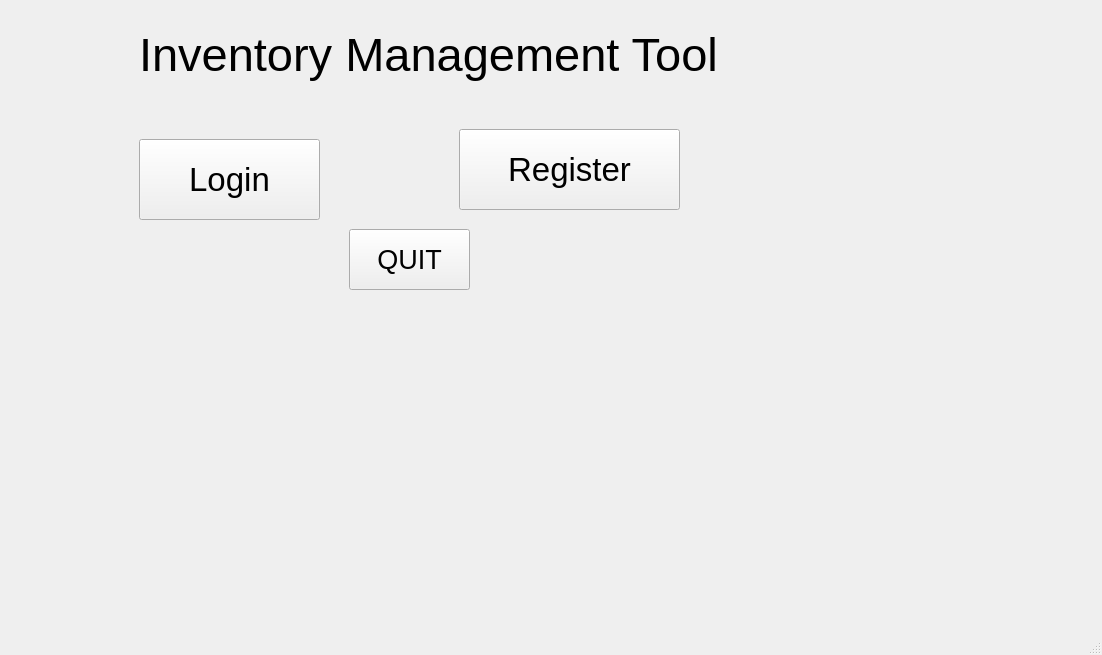
<?xml version="1.0" encoding="UTF-8"?>
<ui version="4.0">
 <class>MainWindow</class>
 <widget class="QMainWindow" name="MainWindow">
  <property name="geometry">
   <rect>
    <x>0</x>
    <y>0</y>
    <width>1102</width>
    <height>655</height>
   </rect>
  </property>
  <property name="windowTitle">
   <string>MainWindow</string>
  </property>
  <widget class="QWidget" name="centralwidget">
   <layout class="QVBoxLayout" name="verticalLayout">
    <item>
     <widget class="QStackedWidget" name="stackedWidget">
      <property name="font">
       <font>
        <pointsize>20</pointsize>
       </font>
      </property>
      <widget class="QWidget" name="Home">
       <widget class="QPushButton" name="register_h">
        <property name="geometry">
         <rect>
          <x>450</x>
          <y>120</y>
          <width>221</width>
          <height>81</height>
         </rect>
        </property>
        <property name="font">
         <font>
          <pointsize>25</pointsize>
         </font>
        </property>
        <property name="text">
         <string>Register</string>
        </property>
       </widget>
       <widget class="QPushButton" name="quit_h">
        <property name="geometry">
         <rect>
          <x>340</x>
          <y>220</y>
          <width>121</width>
          <height>61</height>
         </rect>
        </property>
        <property name="text">
         <string>QUIT</string>
        </property>
       </widget>
       <widget class="QLabel" name="IMT_h">
        <property name="geometry">
         <rect>
          <x>130</x>
          <y>-20</y>
          <width>1001</width>
          <height>131</height>
         </rect>
        </property>
        <property name="font">
         <font>
          <pointsize>35</pointsize>
         </font>
        </property>
        <property name="text">
         <string>Inventory Management Tool</string>
        </property>
       </widget>
       <widget class="QPushButton" name="login_h">
        <property name="geometry">
         <rect>
          <x>130</x>
          <y>130</y>
          <width>181</width>
          <height>81</height>
         </rect>
        </property>
        <property name="font">
         <font>
          <pointsize>25</pointsize>
         </font>
        </property>
        <property name="text">
         <string>Login</string>
        </property>
       </widget>
      </widget>
      <widget class="QWidget" name="Login">
       <widget class="QLabel" name="Login_l">
        <property name="geometry">
         <rect>
          <x>330</x>
          <y>-20</y>
          <width>241</width>
          <height>121</height>
         </rect>
        </property>
        <property name="font">
         <font>
          <pointsize>35</pointsize>
         </font>
        </property>
        <property name="text">
         <string>LOGIN</string>
        </property>
       </widget>
       <widget class="QLabel" name="user_l">
        <property name="geometry">
         <rect>
          <x>120</x>
          <y>100</y>
          <width>211</width>
          <height>51</height>
         </rect>
        </property>
        <property name="font">
         <font>
          <pointsize>20</pointsize>
         </font>
        </property>
        <property name="text">
         <string>USERNAME</string>
        </property>
       </widget>
       <widget class="QLabel" name="pass_l">
        <property name="geometry">
         <rect>
          <x>120</x>
          <y>170</y>
          <width>221</width>
          <height>51</height>
         </rect>
        </property>
        <property name="font">
         <font>
          <pointsize>20</pointsize>
         </font>
        </property>
        <property name="text">
         <string>PASSWORD</string>
        </property>
       </widget>
       <widget class="QLineEdit" name="user_le_l">
        <property name="geometry">
         <rect>
          <x>420</x>
          <y>110</y>
          <width>211</width>
          <height>31</height>
         </rect>
        </property>
        <property name="font">
         <font>
          <pointsize>17</pointsize>
         </font>
        </property>
       </widget>
       <widget class="QLineEdit" name="pass_le_l">
        <property name="geometry">
         <rect>
          <x>420</x>
          <y>180</y>
          <width>211</width>
          <height>31</height>
         </rect>
        </property>
        <property name="font">
         <font>
          <pointsize>17</pointsize>
         </font>
        </property>
       </widget>
       <widget class="QPushButton" name="login_go_l">
        <property name="geometry">
         <rect>
          <x>290</x>
          <y>240</y>
          <width>171</width>
          <height>81</height>
         </rect>
        </property>
        <property name="text">
         <string>Login</string>
        </property>
       </widget>
       <widget class="QPushButton" name="back_l">
        <property name="geometry">
         <rect>
          <x>0</x>
          <y>0</y>
          <width>121</width>
          <height>61</height>
         </rect>
        </property>
        <property name="text">
         <string>Back</string>
        </property>
       </widget>
      </widget>
      <widget class="QWidget" name="Register">
       <widget class="QLabel" name="register_r">
        <property name="geometry">
         <rect>
          <x>380</x>
          <y>0</y>
          <width>331</width>
          <height>121</height>
         </rect>
        </property>
        <property name="font">
         <font>
          <pointsize>35</pointsize>
         </font>
        </property>
        <property name="text">
         <string>REGISTER</string>
        </property>
       </widget>
       <widget class="QLabel" name="pass_r">
        <property name="geometry">
         <rect>
          <x>250</x>
          <y>240</y>
          <width>211</width>
          <height>51</height>
         </rect>
        </property>
        <property name="font">
         <font>
          <pointsize>17</pointsize>
         </font>
        </property>
        <property name="text">
         <string>PASSWORD</string>
        </property>
       </widget>
       <widget class="QPushButton" name="register_go_r">
        <property name="geometry">
         <rect>
          <x>410</x>
          <y>460</y>
          <width>221</width>
          <height>101</height>
         </rect>
        </property>
        <property name="text">
         <string>REGISTER</string>
        </property>
       </widget>
       <widget class="QLabel" name="user_r">
        <property name="geometry">
         <rect>
          <x>250</x>
          <y>170</y>
          <width>191</width>
          <height>41</height>
         </rect>
        </property>
        <property name="font">
         <font>
          <pointsize>17</pointsize>
         </font>
        </property>
        <property name="text">
         <string>USERNAME</string>
        </property>
       </widget>
       <widget class="QLineEdit" name="pass_le_r">
        <property name="geometry">
         <rect>
          <x>520</x>
          <y>250</y>
          <width>311</width>
          <height>31</height>
         </rect>
        </property>
        <property name="font">
         <font>
          <pointsize>17</pointsize>
         </font>
        </property>
        <property name="text">
         <string/>
        </property>
       </widget>
       <widget class="QLineEdit" name="user_le_r">
        <property name="geometry">
         <rect>
          <x>520</x>
          <y>180</y>
          <width>311</width>
          <height>31</height>
         </rect>
        </property>
        <property name="font">
         <font>
          <pointsize>17</pointsize>
         </font>
        </property>
        <property name="text">
         <string/>
        </property>
       </widget>
       <widget class="QLabel" name="email_r">
        <property name="geometry">
         <rect>
          <x>250</x>
          <y>310</y>
          <width>161</width>
          <height>41</height>
         </rect>
        </property>
        <property name="font">
         <font>
          <pointsize>17</pointsize>
         </font>
        </property>
        <property name="text">
         <string>EMAIL</string>
        </property>
       </widget>
       <widget class="QLineEdit" name="email_le_r">
        <property name="geometry">
         <rect>
          <x>520</x>
          <y>320</y>
          <width>311</width>
          <height>31</height>
         </rect>
        </property>
        <property name="font">
         <font>
          <pointsize>17</pointsize>
         </font>
        </property>
        <property name="text">
         <string/>
        </property>
       </widget>
       <widget class="QLabel" name="name_r_3">
        <property name="geometry">
         <rect>
          <x>250</x>
          <y>380</y>
          <width>231</width>
          <height>51</height>
         </rect>
        </property>
        <property name="font">
         <font>
          <pointsize>17</pointsize>
         </font>
        </property>
        <property name="text">
         <string>FULL NAME</string>
        </property>
       </widget>
       <widget class="QLineEdit" name="name_le_r">
        <property name="geometry">
         <rect>
          <x>520</x>
          <y>390</y>
          <width>311</width>
          <height>31</height>
         </rect>
        </property>
        <property name="font">
         <font>
          <pointsize>17</pointsize>
         </font>
        </property>
        <property name="text">
         <string/>
        </property>
       </widget>
       <widget class="QPushButton" name="back_r">
        <property name="geometry">
         <rect>
          <x>0</x>
          <y>0</y>
          <width>111</width>
          <height>61</height>
         </rect>
        </property>
        <property name="text">
         <string>Back</string>
        </property>
       </widget>
      </widget>
      <widget class="QWidget" name="Main">
       <widget class="QTableWidget" name="MainTable">
        <property name="geometry">
         <rect>
          <x>170</x>
          <y>180</y>
          <width>821</width>
          <height>391</height>
         </rect>
        </property>
        <property name="font">
         <font>
          <pointsize>7</pointsize>
         </font>
        </property>
        <column>
         <property name="text">
          <string>Item Code</string>
         </property>
        </column>
        <column>
         <property name="text">
          <string>Name</string>
         </property>
        </column>
        <column>
         <property name="text">
          <string>Price</string>
         </property>
        </column>
        <column>
         <property name="text">
          <string>Quantity</string>
         </property>
        </column>
        <column>
         <property name="text">
          <string>Description</string>
         </property>
        </column>
        <column>
         <property name="text">
          <string>Total Price</string>
         </property>
        </column>
       </widget>
       <widget class="QPushButton" name="back_m">
        <property name="geometry">
         <rect>
          <x>0</x>
          <y>0</y>
          <width>101</width>
          <height>51</height>
         </rect>
        </property>
        <property name="text">
         <string>Back</string>
        </property>
       </widget>
       <widget class="QLabel" name="yourInv_m">
        <property name="geometry">
         <rect>
          <x>130</x>
          <y>80</y>
          <width>351</width>
          <height>51</height>
         </rect>
        </property>
        <property name="text">
         <string>Your Inventory</string>
        </property>
       </widget>
       <widget class="QPushButton" name="add_m">
        <property name="geometry">
         <rect>
          <x>20</x>
          <y>300</y>
          <width>121</width>
          <height>51</height>
         </rect>
        </property>
        <property name="font">
         <font>
          <pointsize>10</pointsize>
         </font>
        </property>
        <property name="text">
         <string>Add An Item</string>
        </property>
       </widget>
       <widget class="QPushButton" name="remove_m">
        <property name="geometry">
         <rect>
          <x>20</x>
          <y>390</y>
          <width>121</width>
          <height>51</height>
         </rect>
        </property>
        <property name="font">
         <font>
          <pointsize>8</pointsize>
         </font>
        </property>
        <property name="text">
         <string>Remove Item</string>
        </property>
       </widget>
       <widget class="QLabel" name="IMT_m">
        <property name="geometry">
         <rect>
          <x>120</x>
          <y>-30</y>
          <width>961</width>
          <height>111</height>
         </rect>
        </property>
        <property name="font">
         <font>
          <pointsize>35</pointsize>
         </font>
        </property>
        <property name="text">
         <string>Inventory Management Tool</string>
        </property>
       </widget>
       <widget class="QLabel" name="wel_m">
        <property name="geometry">
         <rect>
          <x>750</x>
          <y>80</y>
          <width>311</width>
          <height>41</height>
         </rect>
        </property>
        <property name="font">
         <font>
          <pointsize>17</pointsize>
         </font>
        </property>
        <property name="text">
         <string>Welcome</string>
        </property>
       </widget>
      </widget>
      <widget class="QWidget" name="Add">
       <widget class="QLabel" name="IMT_a">
        <property name="geometry">
         <rect>
          <x>140</x>
          <y>-30</y>
          <width>1111</width>
          <height>121</height>
         </rect>
        </property>
        <property name="font">
         <font>
          <pointsize>35</pointsize>
         </font>
        </property>
        <property name="text">
         <string>Inventory Management Tool</string>
        </property>
       </widget>
       <widget class="QLabel" name="itm_c_a">
        <property name="geometry">
         <rect>
          <x>280</x>
          <y>170</y>
          <width>191</width>
          <height>41</height>
         </rect>
        </property>
        <property name="text">
         <string>Item Code</string>
        </property>
       </widget>
       <widget class="QLabel" name="name_a">
        <property name="geometry">
         <rect>
          <x>280</x>
          <y>230</y>
          <width>151</width>
          <height>51</height>
         </rect>
        </property>
        <property name="text">
         <string>Name</string>
        </property>
       </widget>
       <widget class="QLabel" name="desc_a">
        <property name="geometry">
         <rect>
          <x>280</x>
          <y>300</y>
          <width>221</width>
          <height>51</height>
         </rect>
        </property>
        <property name="text">
         <string>Description</string>
        </property>
       </widget>
       <widget class="QLabel" name="quan_a">
        <property name="geometry">
         <rect>
          <x>280</x>
          <y>400</y>
          <width>181</width>
          <height>51</height>
         </rect>
        </property>
        <property name="text">
         <string>Quantity</string>
        </property>
       </widget>
       <widget class="QLabel" name="price_a">
        <property name="geometry">
         <rect>
          <x>280</x>
          <y>460</y>
          <width>181</width>
          <height>41</height>
         </rect>
        </property>
        <property name="text">
         <string>Price</string>
        </property>
       </widget>
       <widget class="QPushButton" name="add_bt">
        <property name="geometry">
         <rect>
          <x>470</x>
          <y>510</y>
          <width>111</width>
          <height>61</height>
         </rect>
        </property>
        <property name="text">
         <string>ADD</string>
        </property>
       </widget>
       <widget class="QLineEdit" name="itm_c_t">
        <property name="geometry">
         <rect>
          <x>530</x>
          <y>170</y>
          <width>261</width>
          <height>41</height>
         </rect>
        </property>
        <property name="font">
         <font>
          <pointsize>17</pointsize>
         </font>
        </property>
        <property name="text">
         <string/>
        </property>
       </widget>
       <widget class="QLineEdit" name="price_t">
        <property name="geometry">
         <rect>
          <x>530</x>
          <y>460</y>
          <width>261</width>
          <height>41</height>
         </rect>
        </property>
        <property name="font">
         <font>
          <pointsize>17</pointsize>
         </font>
        </property>
       </widget>
       <widget class="QLineEdit" name="quan_t">
        <property name="geometry">
         <rect>
          <x>530</x>
          <y>400</y>
          <width>261</width>
          <height>41</height>
         </rect>
        </property>
        <property name="font">
         <font>
          <pointsize>17</pointsize>
         </font>
        </property>
       </widget>
       <widget class="QLineEdit" name="name_t">
        <property name="geometry">
         <rect>
          <x>530</x>
          <y>230</y>
          <width>261</width>
          <height>41</height>
         </rect>
        </property>
        <property name="font">
         <font>
          <pointsize>17</pointsize>
         </font>
        </property>
       </widget>
       <widget class="QTextEdit" name="desc_t">
        <property name="geometry">
         <rect>
          <x>530</x>
          <y>300</y>
          <width>261</width>
          <height>81</height>
         </rect>
        </property>
       </widget>
       <widget class="QLabel" name="add_l">
        <property name="geometry">
         <rect>
          <x>390</x>
          <y>80</y>
          <width>331</width>
          <height>61</height>
         </rect>
        </property>
        <property name="font">
         <font>
          <pointsize>20</pointsize>
          <weight>75</weight>
          <bold>true</bold>
          <underline>false</underline>
         </font>
        </property>
        <property name="text">
         <string>ADD AN ITEM</string>
        </property>
       </widget>
      </widget>
      <widget class="QWidget" name="Remove">
       <widget class="QLabel" name="IMT_r">
        <property name="geometry">
         <rect>
          <x>40</x>
          <y>10</y>
          <width>1081</width>
          <height>111</height>
         </rect>
        </property>
        <property name="font">
         <font>
          <pointsize>35</pointsize>
         </font>
        </property>
        <property name="text">
         <string>Inventory Management Tool</string>
        </property>
       </widget>
       <widget class="QLabel" name="add_l_2">
        <property name="geometry">
         <rect>
          <x>270</x>
          <y>150</y>
          <width>431</width>
          <height>61</height>
         </rect>
        </property>
        <property name="font">
         <font>
          <pointsize>24</pointsize>
          <weight>75</weight>
          <bold>true</bold>
          <underline>false</underline>
         </font>
        </property>
        <property name="text">
         <string>REMOVE AN ITEM</string>
        </property>
       </widget>
       <widget class="QLabel" name="itm_c_r">
        <property name="geometry">
         <rect>
          <x>240</x>
          <y>250</y>
          <width>191</width>
          <height>41</height>
         </rect>
        </property>
        <property name="text">
         <string>Item Code</string>
        </property>
       </widget>
       <widget class="QLineEdit" name="itm_c_rt">
        <property name="geometry">
         <rect>
          <x>520</x>
          <y>250</y>
          <width>261</width>
          <height>41</height>
         </rect>
        </property>
        <property name="font">
         <font>
          <pointsize>17</pointsize>
         </font>
        </property>
        <property name="text">
         <string/>
        </property>
       </widget>
       <widget class="QPushButton" name="remove_bt">
        <property name="geometry">
         <rect>
          <x>380</x>
          <y>340</y>
          <width>191</width>
          <height>81</height>
         </rect>
        </property>
        <property name="text">
         <string>REMOVE</string>
        </property>
       </widget>
      </widget>
     </widget>
    </item>
   </layout>
  </widget>
  <widget class="QMenuBar" name="menubar">
   <property name="geometry">
    <rect>
     <x>0</x>
     <y>0</y>
     <width>1102</width>
     <height>31</height>
    </rect>
   </property>
  </widget>
  <widget class="QStatusBar" name="statusbar"/>
 </widget>
 <resources/>
 <connections/>
</ui>
